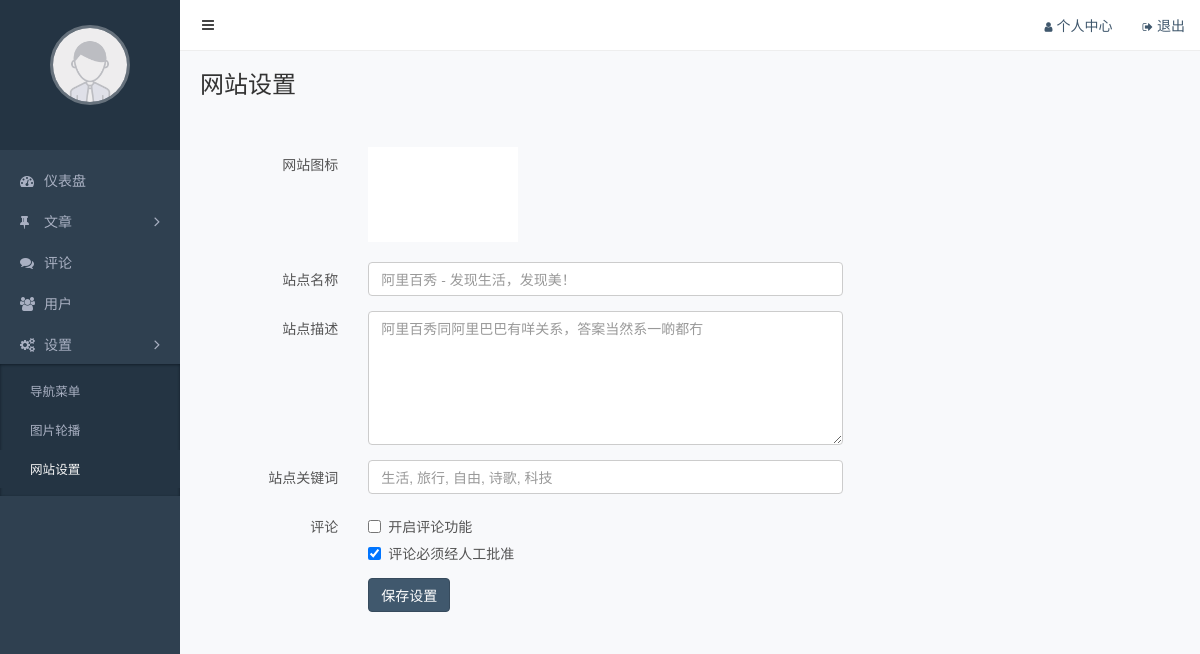
The page /admin/settings.php on the database its author committed.
### tables this page shows
CREATE TABLE `options` (
  `id` int(11) NOT NULL AUTO_INCREMENT COMMENT '主键',
  `key` varchar(200) NOT NULL COMMENT '属性键',
  `value` text NOT NULL COMMENT '属性值',
  PRIMARY KEY (`id`),
  UNIQUE KEY `name` (`key`)
);

### functions.php (called while the page is built, shortened)
<?php
	function connect(){
		$connection=mysqli_connect(DB_HOST,DB_USER,DB_PASSWORD);
		mysqli_select_db($connection,DB_NAME);
		mysqli_set_charset($connection,DB_CHARSET);
		return $connection;
	}
	function fetch($result){
		$rows=array();
		while($row=mysqli_fetch_assoc($result)){
			$rows[]=$row;
		}
		return $rows;
	}
	function query($sql){
		$connection=connect();
		$result=mysqli_query($connection,$sql);
		$rows=fetch($result);
		return $rows;
	}

### admin/settings.php (the view, shortened to what this page needs)
<?php
  require '../functions.php';
  $rows=query("SELECT * FROM options WHERE id<9");
?>
<!DOCTYPE html>
<html lang="zh-CN">
<head>
   <?php include "./inc/css.php" ;?>
  <link rel="stylesheet" href="../assets/css/admin.css">
</head>
<body>
  <div class="main">
     <?php include "./inc/nav.php" ;?>
    <div class="container-fluid">
      <div class="page-title">
        <h1>网站设置</h1>
      </div>
      <form class="form-horizontal">
        <div class="form-group">
          <label for="site_logo" class="col-sm-2 control-label">网站图标</label>
          <div class="col-sm-6">
            <label class="form-image">
              <img src="<?php echo $rows[1]['value'];?>">
            </label>
          </div>
        </div>
        <div class="form-group">
          <label for="site_name" class="col-sm-2 control-label">站点名称</label>
          <div class="col-sm-6">
            <input id="site_name" name="site_name" class="form-control" type="type" placeholder="<?php echo $rows[2]['value']?>">
          </div>
        </div>
        <div class="form-group">
          <label for="site_description" class="col-sm-2 control-label">站点描述</label>
          <div class="col-sm-6">
            <textarea id="site_description" name="site_description" class="form-control" placeholder="<?php echo $rows[3]['value']?>" cols="30" rows="6"></textarea>
          </div>
        </div>
        <div class="form-group">
          <label for="site_keywords" class="col-sm-2 control-label">站点关键词</label>
          <div class="col-sm-6">
            <input id="site_keywords" name="site_keywords" class="form-control" type="type" placeholder="<?php echo $rows[4]['value']?>">
          </div>
        </div>
        <div class="form-group">
          <label class="col-sm-2 control-label">评论</label>
          <div class="col-sm-6">
            <div class="checkbox">
              <label><input id="comment_status" name="comment_status" type="checkbox" <?php if($rows[6]['value']==1) {?>checked <?php }?>>开启评论功能</label>
            </div>
            <div class="checkbox">
              <label><input id="comment_reviewed" name="comment_reviewed" type="checkbox" <?php if($rows[7]['value']==1) {?>checked <?php }?>>评论必须经人工批准</label>
            </div>
          </div>
        </div>
        <div class="form-group">
          <div class="col-sm-offset-2 col-sm-6">
            <button type="submit" class="btn btn-primary">保存设置</button>
          </div>
        </div>
      </form>
    </div>
  </div>
   <?php include "./inc/aside.php" ;?>
</body>
</html>

### assets/css/admin.css (style rules this page uses)
.form-control { box-shadow: none; }
body { background-color: #f8f9fb; -webkit-font-smoothing: antialiased; -moz-osx-font-smoothing: grayscale; }
.main { position: relative; overflow: hidden; min-width: 844px; min-height: 100vh; padding: 70px 5px 20px 185px; }
.main .container-fluid .page-title { overflow: hidden; margin-bottom: 20px; }
.main .container-fluid .page-title h1 { display: inline-block; margin: 0; font-size: 24px; font-weight: 400; }
.main .container-fluid label { color: #555; font-weight: normal; }
.main .container-fluid textarea { resize: vertical; }
.main .container-fluid .form-horizontal { margin-top: 50px; }
.main .container-fluid .form-image { position: relative; background-color: #fff; }
.main .container-fluid .form-image img { max-width: 150px; }

### rows shown on the page
options: value (picture)
options: site_name "阿里百秀 - 发现生活，发现美！"
options: site_description "阿里百秀同阿里巴巴有咩关系，答案当然系一啲都冇"
options: site_keywords "生活, 旅行, 自由, 诗歌, 科技"
options: value "☑"
